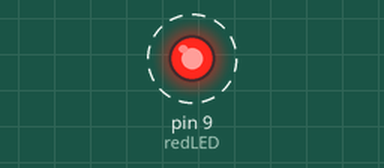
The sketch below on a simulated Arduino Uno, built with avr-gcc and run on an emulated ATmega328P. On the bench: output pins drawn as LEDs (lit = HIGH). Dashed ring = blinking.

Above: at 0.4 s.
Timing chart, 0 to 3.0 s (numbered marks = the images above):
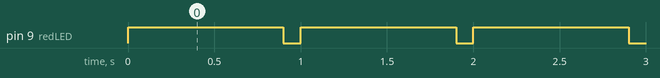

The sketch:

02_External.ino
```cpp
// global variables
int redLED  = 9;
int onTime  = 900;
int offTime = 100;

void setup()
{
	pinMode(redLED, OUTPUT);
}

void loop()
{

  digitalWrite(redLED, HIGH);
  delay(onTime);
  digitalWrite(redLED, LOW);
  delay(offTime);
}
```

Measured:
- by itself, pin 9 (redLED): alternates HIGH for 0.90 s and LOW for 0.10 s
